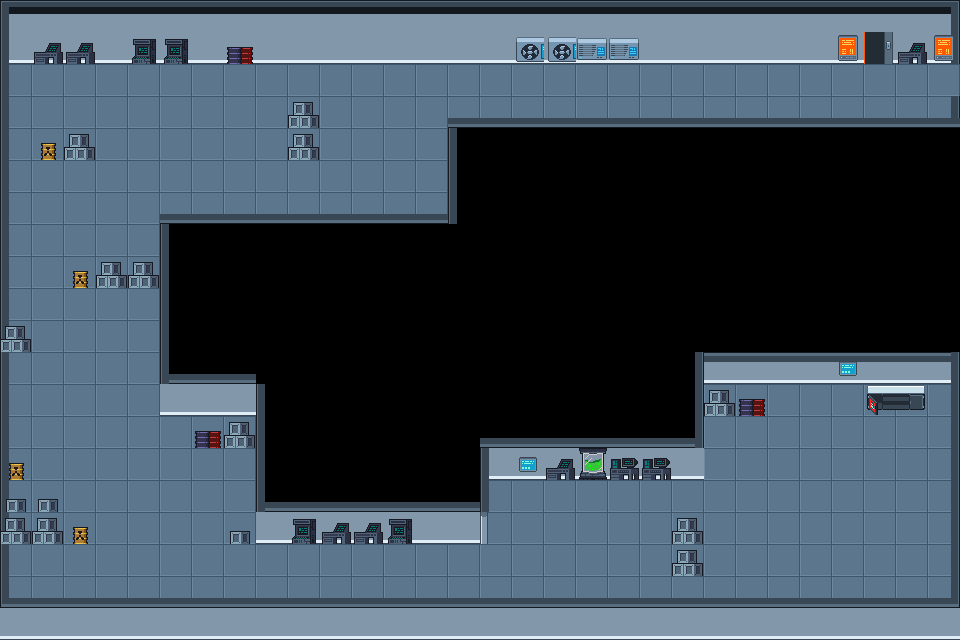

A 2D game scene composited from a Tiled map and its tileset images. What follows is a short description and the map's XML, with each tile layer's data collapsed to a summary:
An orthogonal 30x20 tile map with 32x32 px tiles, 6 tile layers (Capa de patrones 1, paredes2, paredes3, Pilares, ...), 2 tilesets.

<map version="1.10" tiledversion="1.12.1" orientation="orthogonal" renderorder="right-down" width="30" height="20" tilewidth="32" tileheight="32" infinite="0" nextlayerid="7" nextobjectid="1">
 <tileset firstgid="1" source="asdasdd.tsx" />
 <tileset firstgid="232" source="obejtos.tsx" />
 <layer id="1" name="Capa de patrones 1" width="30" height="20">
  <data>[600 cells, 393 non-empty, 2 distinct tile ids]</data>
 </layer>
 <layer id="3" name="paredes2" width="30" height="20">
  <data>[600 cells, 123 non-empty, 5 distinct tile ids]</data>
 </layer>
 <layer id="4" name="paredes3" width="30" height="20">
  <data>[600 cells, 7 non-empty, 4 distinct tile ids]</data>
 </layer>
 <layer id="5" name="Pilares" width="30" height="20">
  <data>[600 cells, 1 non-empty, 1 distinct tile ids]</data>
 </layer>
 <layer id="2" name="paredes" width="30" height="20">
  <data>[600 cells, 168 non-empty, 10 distinct tile ids]</data>
 </layer>
 <layer id="6" name="Objetos" width="30" height="20">
  <data>[600 cells, 45 non-empty, 14 distinct tile ids]</data>
 </layer>
</map>
